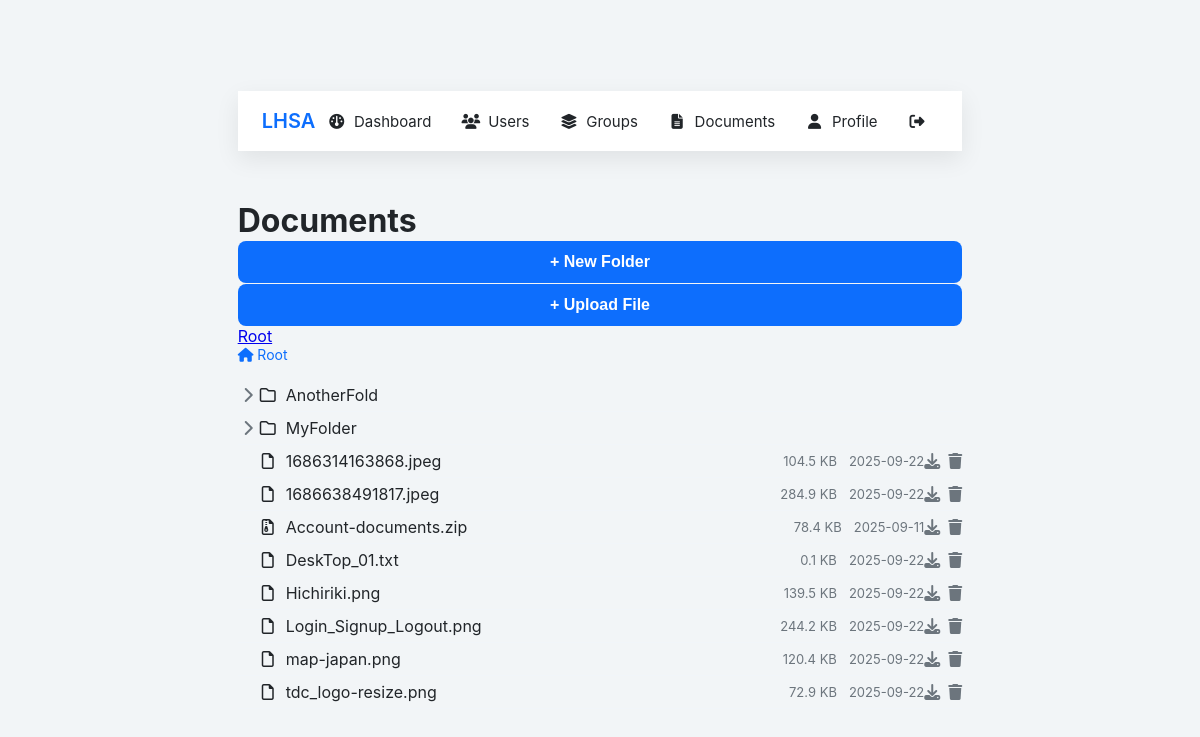
/backend/docs/tree.php (signed in), run on the app's committed database.
### tables this page shows
CREATE TABLE `documents` (
  `id` int(5) UNSIGNED NOT NULL,
  `user_id` int(5) UNSIGNED NOT NULL,
  `filename` varchar(255) NOT NULL,
  `stored_name` varchar(255) NOT NULL,
  `size` int(11) NOT NULL,
  `uploaded_at` datetime DEFAULT current_timestamp(),
  `parent_id` int(5) UNSIGNED DEFAULT NULL,
  `is_folder` tinyint(1) NOT NULL DEFAULT 0
);

### backend/includes/functions.php (called while the page is built, shortened)
<?php
function humanSize(int $bytes): string {
	if ($bytes < 1048576) return number_format($bytes / 1024, 1) . ' KB';
	return number_format($bytes / 1048576, 2) . ' MB';
}
function ellipsis(string $name, int $max = 30): string {
	return mb_strlen($name) > $max ? mb_substr($name, 0, $max - 3) . '…' : $name;
}

### backend/docs/tree.php (the view, shortened to what this page needs)
<?php
require_once __DIR__.'/../includes/permissions.php';
$stmt = $pdo->prepare("SELECT d.id, d.filename, d.is_folder, d.size, d.uploaded_at, u.username,
			(SELECT COUNT(*) FROM documents c WHERE c.parent_id = d.id) AS children
	FROM documents d
	JOIN users u ON u.id = d.user_id
	WHERE d.user_id = ?
	ORDER BY d.is_folder DESC, d.filename");
if ($stmt && $stmt->execute([$_SESSION['user_id']])) {
	$items = $stmt->fetchAll();
} else {
	$items = [];
}
?>
<!doctype html>
<html lang="en">
<head>
	<link rel="stylesheet" href="../auth/auth.css">
	<link rel="stylesheet" href="../includes/nav.css">
	<link rel="stylesheet" href="tree.css">
	<link rel="stylesheet" href="modal.css">
	<link rel="stylesheet" href="https://cdnjs.cloudflare.com/ajax/libs/font-awesome/6.5.0/css/all.min.css">
</head>
<body>
<div class="wrapper">
	<?php include '../includes/nav.php'; ?>
	<header class="topbar">
		<h1>Documents</h1>
		<div class="actions">
			<button class="btn btn-primary" id="addFolderBtn">+ New Folder</button>
			<button class="btn btn-primary" id="uploadBtn">+ Upload File</button>
			<a class="btn btn-outline" href="tree.php">Root</a>
		</div>
	</header>
	<nav class="breadcrumb">
		<a href="tree.php"><i class="fa-solid fa-house"></i> Root</a>
	</nav>
	<div class="tree" id="treeView">
		<?php foreach ($items as $it): renderNode($it); endforeach; ?>
	</div>
</div>
</body>
</html>
<?php
function renderNode($row, $depth = 0): void
{
	$margin = $depth * 24;
	$ext = strtolower(pathinfo($row['filename'], PATHINFO_EXTENSION));
	$icon = $row['is_folder']
		? 'fa-folder text-warning'
		: (match($ext){
			'pdf'=>'fa-file-pdf text-danger','doc'=>'fa-file-word text-primary',
			'jpg'=>'fa-file-image text-info','zip'=>'fa-file-zipper text-muted',default=>'fa-file text-muted'
		});
	?>
	<div class="node" style="margin-left:<?= $margin ?>px" data-id="<?= $row['id'] ?>" data-folder="<?= $row['is_folder'] ?>">
		<span class="toggle <?= $row['is_folder'] ? 'fa-fw fa-solid fa-chevron-right' : '' ?>"></span>
		<span class="icon"><i class="fa-fw fa-regular <?= $icon ?>"></i></span>
		<span class="name" title="<?= htmlspecialchars($row['filename']) ?>">
			<?= htmlspecialchars(ellipsis($row['filename'])) ?>
		</span>
		<?php if (!$row['is_folder']): ?>
			<span class="size"><?= humanSize($row['size']) ?></span>
			<span class="date"><?= date('Y-m-d', strtotime($row['uploaded_at'])) ?></span>
			<span class="actions">
				<a href="download.php?id=<?= $row['id'] ?>" title="Download"><i class="fa-solid fa-download"></i></a>
				<a href="#" class="delFile" data-id="<?= $row['id'] ?>" title="Delete"><i class="fa-solid fa-trash"></i></a>
			</span>
		<?php endif; ?>
	</div>
<?php } ?>

### backend/auth/auth.css (style rules this page uses)
:root { --bg:#f2f5f7; --card:#ffffff; --accent:#0d6efd; --accent-dark:#0b5ed7; --text:#212529; --muted:#6c757d; --error:#dc3545; --radius:8px; --shadow:0 8px 24px rgba(0,0,0,.08); --font:-apple-system,BlinkMacSystemFont,"Segoe UI",Roboto,"Helvetica Neue",Arial; }
* { box-sizing:border-box; margin:0; padding:0; }
body { background:var(--bg); font-family:var(--font); color:var(--text); display:flex; align-items:center; justify-content:center; min-height:100vh; padding:24px; }
button { width:100%; padding:12px; margin-top:1px; border:none; border-radius:var(--radius); background:var(--accent); color:#fff; font-size:16px; font-weight:600; cursor:pointer; transition:background .2s; }
button { position:relative;display:flex;align-items:center;justify-content:center }

### backend/includes/nav.css (style rules this page uses)
:root { --nav-height:60px }

### backend/docs/tree.css (style rules this page uses)
.breadcrumb { font-size:14px;margin-bottom:16px }
.breadcrumb a { color:var(--accent);text-decoration:none }
.tree { margin-top:8px }
.node { display:flex;align-items:center;padding:6px 0;border-bottom:1px solid #f1f5f9 }
.node .toggle { width:20px;cursor:pointer;color:var(--muted) }
.node .icon { margin-right:8px }
.node .name { flex:1 }
.node .size,.node .date { margin-left:12px;font-size:13px;color:var(--muted) }
.node .actions { margin-left:auto;display:flex;gap:8px }
.node .actions a { color:var(--muted) }
.node[data-folder="1"] { cursor:pointer }

### backend/docs/modal.css (style rules this page uses)
button.btn-primary { margin-top:1px }

### data on the page
documents: is_folder 1 (drawn), filename "AnotherFold"
documents: is_folder 1 (drawn), filename "MyFolder"
documents: is_folder 0 (drawn), filename "1686314163868.jpeg", size "104.5 KB", uploaded_at "2025-09-22"
documents: is_folder 0 (drawn), filename "1686638491817.jpeg", size "284.9 KB", uploaded_at "2025-09-22"
documents: is_folder 0 (drawn), filename "Account-documents.zip", size "78.4 KB", uploaded_at "2025-09-11"
documents: is_folder 0 (drawn), filename "DeskTop_01.txt", size "0.1 KB", uploaded_at "2025-09-22"
documents: is_folder 0 (drawn), filename "Hichiriki.png", size "139.5 KB", uploaded_at "2025-09-22"
documents: is_folder 0 (drawn), filename "Login_Signup_Logout.png", size "244.2 KB", uploaded_at "2025-09-22"
documents: is_folder 0 (drawn), filename "map-japan.png", size "120.4 KB", uploaded_at "2025-09-22"
documents: is_folder 0 (drawn), filename "tdc_logo-resize.png", size "72.9 KB", uploaded_at "2025-09-22"

### other printed values
$item['label'] "Dashboard"
$item['label'] "Users"
$item['label'] "Groups"
$item['label'] "Documents"
$item['label'] "Profile"
